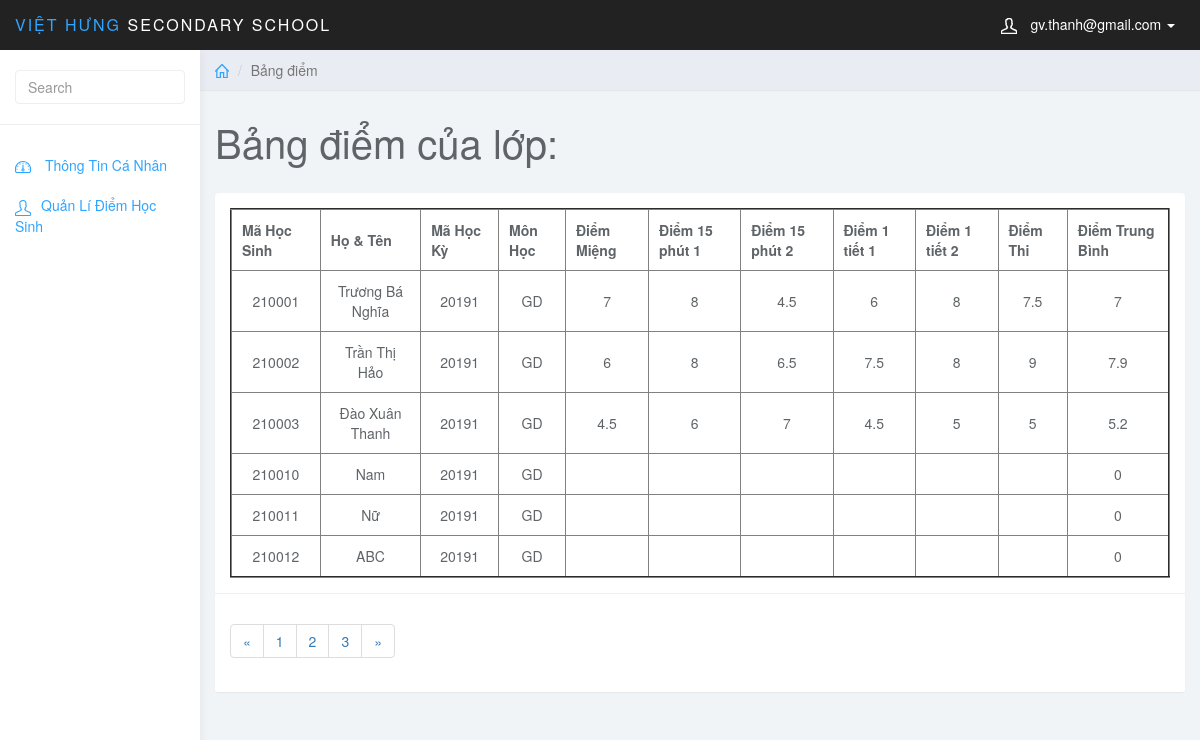
The app's page /admin/index.php?page_gv=list_points&MaHocKy=20191&MaMonHoc=GD&MaLopHoc=1 (signed in) with its own data.
### tables this page shows
CREATE TABLE `diem` (
  `MaDiem` int(6) NOT NULL AUTO_INCREMENT,
  `MaHocKy` varchar(5) NOT NULL,
  `MaMonHoc` varchar(5) NOT NULL,
  `MaHS` int(6) NOT NULL,
  `MaLopHoc` varchar(10) NOT NULL,
  `DiemMieng` varchar(5) NOT NULL,
  `Diem15Phut1` varchar(5) NOT NULL,
  `Diem15Phut2` varchar(5) NOT NULL,
  `Diem1Tiet1` varchar(5) NOT NULL,
  `Diem1Tiet2` varchar(5) NOT NULL,
  `DiemThi` varchar(5) NOT NULL,
  `DiemTB` float NOT NULL,
  PRIMARY KEY (`MaDiem`),
  KEY `fk_diem_mahk` (`MaHocKy`),
  KEY `fk_diem_monhoc` (`MaMonHoc`),
  KEY `fk_diem_hocsinh` (`MaHS`),
  KEY `MaLopHoc` (`MaLopHoc`),
  CONSTRAINT `diem_ibfk_1` FOREIGN KEY (`MaLopHoc`) REFERENCES `lophoc` (`MaLopHoc`),
  CONSTRAINT `fk_diem_hocsinh` FOREIGN KEY (`MaHS`) REFERENCES `hocsinh` (`MaHS`),
  CONSTRAINT `fk_diem_mahk` FOREIGN KEY (`MaHocKy`) REFERENCES `hocky` (`MaHocKy`),
  CONSTRAINT `fk_diem_monhoc` FOREIGN KEY (`MaMonHoc`) REFERENCES `monhoc` (`MaMonHoc`)
);

CREATE TABLE `hocsinh` (
  `MaHS` int(6) NOT NULL,
  `MaLopHoc` varchar(10) NOT NULL,
  `TenHS` varchar(50) NOT NULL,
  `GioiTinh` varchar(5) NOT NULL,
  `NgaySinh` date NOT NULL,
  `NoiSinh` varchar(50) NOT NULL,
  `DanToc` varchar(10) NOT NULL,
  `HoTenCha` varchar(50) NOT NULL,
  `HoTenMe` varchar(50) NOT NULL,
  PRIMARY KEY (`MaHS`),
  KEY `fk_hs_lh` (`MaLopHoc`),
  CONSTRAINT `fk_hs_lh` FOREIGN KEY (`MaLopHoc`) REFERENCES `lophoc` (`MaLopHoc`)
);

### teacher/list_points.php (the view, shortened to what this page needs)
<?php
    $MaHocKy = $_GET['MaHocKy'];
    $MaMonHoc = $_GET['MaMonHoc'];
    $MaLopHoc = $_GET['MaLopHoc'];
    $sql = "SELECT * FROM diem JOIN hocsinh ON diem.MaHS = hocsinh.MaHS WHERE diem.MaHocKy = '$MaHocKy' AND diem.MaMonHoc = '$MaMonHoc' AND diem.MaLopHoc = '$MaLopHoc'";
    $query = mysqli_query($conn,$sql);
?>
<div class="col-sm-9 col-sm-offset-3 col-lg-10 col-lg-offset-2 main">
		<div class="row">
			<ol class="breadcrumb">
				<li><a href="index.php"><svg class="glyph stroked home"><use xlink:href="#stroked-home"></use></svg></a></li>
				<li class="active">Bảng điểm</li>
			</ol>
		</div>
		<div class="row">
			<div class="col-lg-12">
				<h1 class="page-header">Bảng điểm của lớp: </h1>
			</div>
		</div>
		<div class="row">
			<div class="col-lg-12">
				<div class="panel panel-default">
					<div class="panel-body">
                        <table border="2px" width="100%" style="text-align: center;">
						    <thead>
						    <tr>
						        <th data-field="id" data-sortable="true">Mã Học Sinh</th>
                                <th data-field="name"  data-sortable="true">Họ & Tên</th>
                                <th data-sortable="true">Mã Học Kỳ</th>
                                <th data-sortable="true">Môn Học</th>
                                <th data-sortable="true">Điểm Miệng</th>
                                <th data-sortable="true">Điểm 15 phút 1</th>
                                <th data-sortable="true">Điểm 15 phút 2</th>
                                <th data-sortable="true">Điểm 1 tiết 1</th>
                                <th data-sortable="true">Điểm 1 tiết 2</th>
                                <th data-sortable="true">Điểm Thi</th>
                                <th data-sortable="true">Điểm Trung Bình</th>
						    </tr>
                            </thead>
                            <tbody>
                               <?php
                                    while($row_view = mysqli_fetch_assoc($query)){
                               ?>
                                    <tr>
                                    <form  method="post">
                                    <td><?php echo $row_view['MaHS']; ?></td>
                                    <td><?php echo $row_view['TenHS']; ?></td>
                                    <td><?php echo $row_view['MaHocKy']; ?></td>
                                    <td><?php echo $row_view['MaMonHoc']; ?></td>
                                    <td ><?php echo $row_view['DiemMieng']; ?></td>
                                    <td ><?php echo $row_view['Diem15Phut1']; ?></td>
                                    <td ><?php echo $row_view['Diem15Phut2']; ?></td>
                                    <td><?php echo $row_view['Diem1Tiet1']; ?></td>
                                    <td><?php echo $row_view['Diem1Tiet2']; ?></td>
                                    <td><?php echo $row_view['DiemThi']; ?></td>
                                    <td><?php echo $row_view['DiemTB']; ?></td>
                                    </form>
                                </tr>
                                    <?php }?>
                            </tbody>
						</table>
                    </div>
                    <div class="panel-footer">
                        <nav aria-label="Page navigation example">
                            <ul class="pagination">
                                <li class="page-item"><a class="page-link" href="#">&laquo;</a></li>
                                <li class="page-item"><a class="page-link" href="#">1</a></li>
                                <li class="page-item"><a class="page-link" href="#">2</a></li>
                                <li class="page-item"><a class="page-link" href="#">3</a></li>
                                <li class="page-item"><a class="page-link" href="#">&raquo;</a></li>
                            </ul>
                        </nav>
                    </div>
				</div>
			</div>
		</div>
	</div>

### admin/css/styles.css (style rules this page uses)
body { background: #f1f4f7; padding-top: 50px; color: #5f6468; }
a, a:hover, a:focus { color: #30a5ff; }
h1, h2, h3, h4, h5, h6 { color: #5f6468; }
h1 { font-weight: 300; font-size: 40px; }
.panel { border: 0; }
.panel-footer { background: #fff; border-top: 1px solid #eee; }
.breadcrumb { border-radius: 0; padding: 10px 15px; background: #e9ecf2; box-shadow: 0 1px 1px rgba(0, 0, 0, .05); margin: 0 ; }
h1.page-header { margin-top: 30px; border-bottom: 0; }
.breadcrumb .glyph { height: 14px; width: 14px; margin: -2px 0 0 0; stroke-width: 4px; }
table th,td { padding: 10px; }

### records on screen
diem: MaHS.MaHS "210001", MaHS.TenHS "Trương Bá Nghĩa", MaHocKy "20191", MaMonHoc "GD", DiemMieng "7", Diem15Phut1 "8", Diem15Phut2 "4.5", Diem1Tiet1 "6", Diem1Tiet2 "8", DiemThi "7.5", DiemTB "7"
diem: MaHS.MaHS "210002", MaHS.TenHS "Trần Thị Hảo", MaHocKy "20191", MaMonHoc "GD", DiemMieng "6", Diem15Phut1 "8", Diem15Phut2 "6.5", Diem1Tiet1 "7.5", Diem1Tiet2 "8", DiemThi "9", DiemTB "7.9"
diem: MaHS.MaHS "210003", MaHS.TenHS "Đào Xuân Thanh", MaHocKy "20191", MaMonHoc "GD", DiemMieng "4.5", Diem15Phut1 "6", Diem15Phut2 "7", Diem1Tiet1 "4.5", Diem1Tiet2 "5", DiemThi "5", DiemTB "5.2"
diem: MaHS.MaHS "210010", MaHS.TenHS "Nam", MaHocKy "20191", MaMonHoc "GD", DiemTB "0"
diem: MaHS.MaHS "210011", MaHS.TenHS "Nữ", MaHocKy "20191", MaMonHoc "GD", DiemTB "0"
diem: MaHS.MaHS "210012", MaHS.TenHS "ABC", MaHocKy "20191", MaMonHoc "GD", DiemTB "0"

### other values on screen
$_SESSION['mail_gv'] "gv.thanh@gmail.com"
